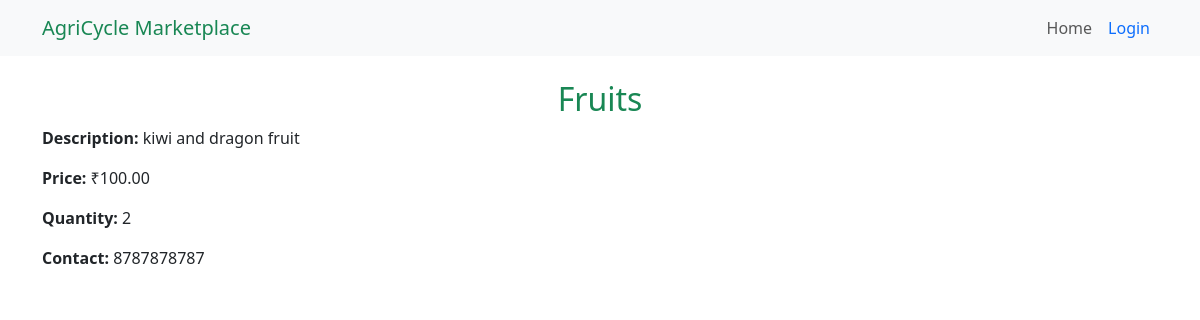
/marketplace/view_item.php?id=4, run on the app's committed database.
### tables this page shows
CREATE TABLE `marketplace_items` (
  `id` int(11) NOT NULL,
  `user_id` int(11) NOT NULL,
  `item_name` varchar(255) NOT NULL,
  `description` text NOT NULL,
  `price` decimal(10,2) NOT NULL,
  `quantity` int(11) NOT NULL,
  `contact_info` varchar(255) NOT NULL,
  `created_at` timestamp NOT NULL DEFAULT current_timestamp()
);

### marketplace/view_item.php (the view, shortened to what this page needs)
<?php
include '../config/db_connect.php';
$item_id = intval($_GET['id']);
$query = "SELECT * FROM marketplace_items WHERE id = '$item_id'";
$result = mysqli_query($conn, $query);
$item = mysqli_fetch_assoc($result);
?>
<!DOCTYPE html>
<html lang="en">
<head>
    <link rel="stylesheet" href="https://cdn.jsdelivr.net/npm/bootstrap@5.3.0/dist/css/bootstrap.min.css">
</head>
<body>
<?php include '../marketplace/navbar.php'; ?>
<div class="container mt-4">
    <h2 class="text-center text-success"><?= htmlspecialchars($item['item_name']) ?></h2>
    <p><strong>Description:</strong> <?= htmlspecialchars($item['description']) ?></p>
    <p><strong>Price:</strong> ₹<?= htmlspecialchars($item['price']) ?></p>
    <p><strong>Quantity:</strong> <?= htmlspecialchars($item['quantity']) ?></p>
    <p><strong>Contact:</strong> <?= htmlspecialchars($item['contact_info']) ?></p>
</div>
</body>
</html>

### data on the page
marketplace_items: item_name "Fruits", description "kiwi and dragon fruit", price "100.00", quantity "2", contact_info "8787878787"
